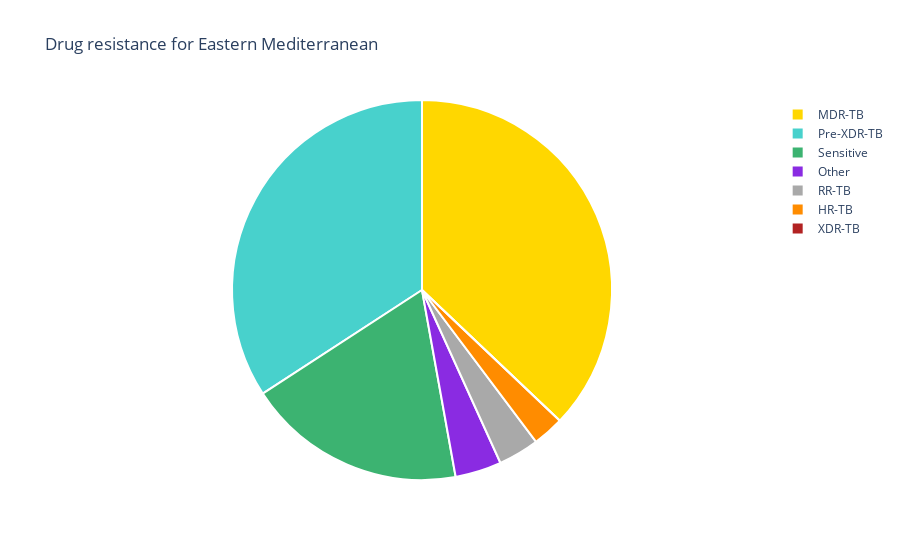

The cell this chart's notebook holds for it:
### Code cell
fig = go.Figure(data=[go.Pie(labels=input['Drug resistance type'], values=input["Eastern Mediterranean"], textinfo='none',
                            insidetextorientation='radial'
                            )])
fig.update_traces(hoverinfo='label+percent', textinfo='none', textfont_size=20,
                  marker=dict(colors=colors, line=dict(color='white', width=3)))
fig.update(layout_title_text='Drug resistance for Eastern Mediterranean')

fig.show()

### Figure 1 — Plotly figure (JSON) as saved in the notebook; plotly's stock layout.template omitted (floating-point values rounded to 4 significant figures)
{"data": [{"hoverinfo": "label+percent", "insidetextorientation": "radial", "labels": ["MDR-TB", "Pre-XDR-TB", "HR-TB", "Sensitive", "Other", "RR-TB", "XDR-TB"], "marker": {"colors": ["gold", "mediumturquoise", "darkorange", "MediumSeaGreen", "blueViolet", "DarkGray", "FireBrick"], "line": {"color": "white", "width": 2}}, "textfont": {"size": 20}, "textinfo": "none", "type": "pie", "values": [0.3708, 0.3418, 0.02665, 0.1866, 0.0394, 0.03476, 0]}], "layout": {"title": {"text": "Drug resistance for Eastern Mediterranean"}}}
